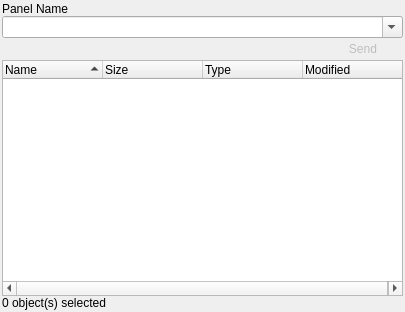
<?xml version="1.0" encoding="UTF-8"?>
<ui version="4.0">
 <class>FilePanel</class>
 <widget class="QWidget" name="FilePanel">
  <property name="geometry">
   <rect>
    <x>0</x>
    <y>0</y>
    <width>405</width>
    <height>312</height>
   </rect>
  </property>
  <property name="windowTitle">
   <string/>
  </property>
  <layout class="QVBoxLayout" name="verticalLayout">
   <property name="spacing">
    <number>0</number>
   </property>
   <property name="leftMargin">
    <number>2</number>
   </property>
   <property name="topMargin">
    <number>2</number>
   </property>
   <property name="rightMargin">
    <number>2</number>
   </property>
   <property name="bottomMargin">
    <number>2</number>
   </property>
   <item>
    <widget class="QLabel" name="label_name">
     <property name="text">
      <string notr="true">Panel Name</string>
     </property>
     <property name="margin">
      <number>2</number>
     </property>
    </widget>
   </item>
   <item>
    <widget class="QComboBox" name="address_bar">
     <property name="editable">
      <bool>true</bool>
     </property>
    </widget>
   </item>
   <item>
    <widget class="QFrame" name="frame">
     <property name="frameShape">
      <enum>QFrame::NoFrame</enum>
     </property>
     <property name="frameShadow">
      <enum>QFrame::Raised</enum>
     </property>
     <layout class="QHBoxLayout" name="horizontalLayout">
      <property name="spacing">
       <number>0</number>
      </property>
      <property name="leftMargin">
       <number>0</number>
      </property>
      <property name="topMargin">
       <number>0</number>
      </property>
      <property name="rightMargin">
       <number>0</number>
      </property>
      <property name="bottomMargin">
       <number>0</number>
      </property>
      <item>
       <widget class="QPushButton" name="button_up">
        <property name="enabled">
         <bool>false</bool>
        </property>
        <property name="sizePolicy">
         <sizepolicy hsizetype="Minimum" vsizetype="Fixed">
          <horstretch>0</horstretch>
          <verstretch>0</verstretch>
         </sizepolicy>
        </property>
        <property name="toolTip">
         <string>Browse to parent folder (Backspace)</string>
        </property>
        <property name="text">
         <string/>
        </property>
        <property name="icon">
         <iconset resource="../../resources/resources.qrc">
          <normaloff>:/icon/folder-up.png</normaloff>:/icon/folder-up.png</iconset>
        </property>
        <property name="flat">
         <bool>true</bool>
        </property>
       </widget>
      </item>
      <item>
       <widget class="QPushButton" name="button_refresh">
        <property name="sizePolicy">
         <sizepolicy hsizetype="Minimum" vsizetype="Fixed">
          <horstretch>0</horstretch>
          <verstretch>0</verstretch>
         </sizepolicy>
        </property>
        <property name="toolTip">
         <string>Refresh the file list (F5)</string>
        </property>
        <property name="text">
         <string/>
        </property>
        <property name="icon">
         <iconset resource="../../resources/resources.qrc">
          <normaloff>:/icon/arrow-circle-double.png</normaloff>:/icon/arrow-circle-double.png</iconset>
        </property>
        <property name="flat">
         <bool>true</bool>
        </property>
       </widget>
      </item>
      <item>
       <widget class="QPushButton" name="button_add">
        <property name="sizePolicy">
         <sizepolicy hsizetype="Minimum" vsizetype="Fixed">
          <horstretch>0</horstretch>
          <verstretch>0</verstretch>
         </sizepolicy>
        </property>
        <property name="toolTip">
         <string>Create a new folder</string>
        </property>
        <property name="text">
         <string/>
        </property>
        <property name="icon">
         <iconset resource="../../resources/resources.qrc">
          <normaloff>:/icon/folder-plus.png</normaloff>:/icon/folder-plus.png</iconset>
        </property>
        <property name="flat">
         <bool>true</bool>
        </property>
       </widget>
      </item>
      <item>
       <widget class="QPushButton" name="button_delete">
        <property name="enabled">
         <bool>false</bool>
        </property>
        <property name="sizePolicy">
         <sizepolicy hsizetype="Minimum" vsizetype="Fixed">
          <horstretch>0</horstretch>
          <verstretch>0</verstretch>
         </sizepolicy>
        </property>
        <property name="toolTip">
         <string>Delete selected object(s) (Delete)</string>
        </property>
        <property name="text">
         <string/>
        </property>
        <property name="icon">
         <iconset resource="../../resources/resources.qrc">
          <normaloff>:/icon/cross-script.png</normaloff>:/icon/cross-script.png</iconset>
        </property>
        <property name="flat">
         <bool>true</bool>
        </property>
       </widget>
      </item>
      <item>
       <spacer name="horizontal_spacer">
        <property name="orientation">
         <enum>Qt::Horizontal</enum>
        </property>
        <property name="sizeHint" stdset="0">
         <size>
          <width>300</width>
          <height>20</height>
         </size>
        </property>
       </spacer>
      </item>
      <item>
       <widget class="QPushButton" name="button_send">
        <property name="enabled">
         <bool>false</bool>
        </property>
        <property name="sizePolicy">
         <sizepolicy hsizetype="Minimum" vsizetype="Fixed">
          <horstretch>0</horstretch>
          <verstretch>0</verstretch>
         </sizepolicy>
        </property>
        <property name="toolTip">
         <string>Send selected object(s) (F11)</string>
        </property>
        <property name="layoutDirection">
         <enum>Qt::LeftToRight</enum>
        </property>
        <property name="text">
         <string>Send</string>
        </property>
        <property name="icon">
         <iconset resource="../../resources/resources.qrc">
          <normaloff>:/icon/arrow-045.png</normaloff>:/icon/arrow-045.png</iconset>
        </property>
        <property name="flat">
         <bool>true</bool>
        </property>
       </widget>
      </item>
     </layout>
    </widget>
   </item>
   <item>
    <widget class="aspia::FileTreeWidget" name="tree">
     <property name="contextMenuPolicy">
      <enum>Qt::CustomContextMenu</enum>
     </property>
     <property name="editTriggers">
      <set>QAbstractItemView::EditKeyPressed|QAbstractItemView::SelectedClicked</set>
     </property>
     <property name="dragEnabled">
      <bool>true</bool>
     </property>
     <property name="dragDropMode">
      <enum>QAbstractItemView::DragDrop</enum>
     </property>
     <property name="defaultDropAction">
      <enum>Qt::CopyAction</enum>
     </property>
     <property name="selectionMode">
      <enum>QAbstractItemView::ExtendedSelection</enum>
     </property>
     <property name="indentation">
      <number>0</number>
     </property>
     <property name="itemsExpandable">
      <bool>false</bool>
     </property>
     <property name="sortingEnabled">
      <bool>true</bool>
     </property>
     <column>
      <property name="text">
       <string>Name</string>
      </property>
     </column>
     <column>
      <property name="text">
       <string>Size</string>
      </property>
     </column>
     <column>
      <property name="text">
       <string>Type</string>
      </property>
     </column>
     <column>
      <property name="text">
       <string>Modified</string>
      </property>
     </column>
    </widget>
   </item>
   <item>
    <widget class="QLabel" name="label_status">
     <property name="text">
      <string>0 object(s) selected</string>
     </property>
     <property name="margin">
      <number>2</number>
     </property>
    </widget>
   </item>
  </layout>
 </widget>
 <customwidgets>
  <customwidget>
   <class>aspia::FileTreeWidget</class>
   <extends>QTreeWidget</extends>
   <header>file_tree_widget.h</header>
  </customwidget>
 </customwidgets>
 <resources>
  <include location="../../resources/resources.qrc"/>
 </resources>
 <connections/>
</ui>
